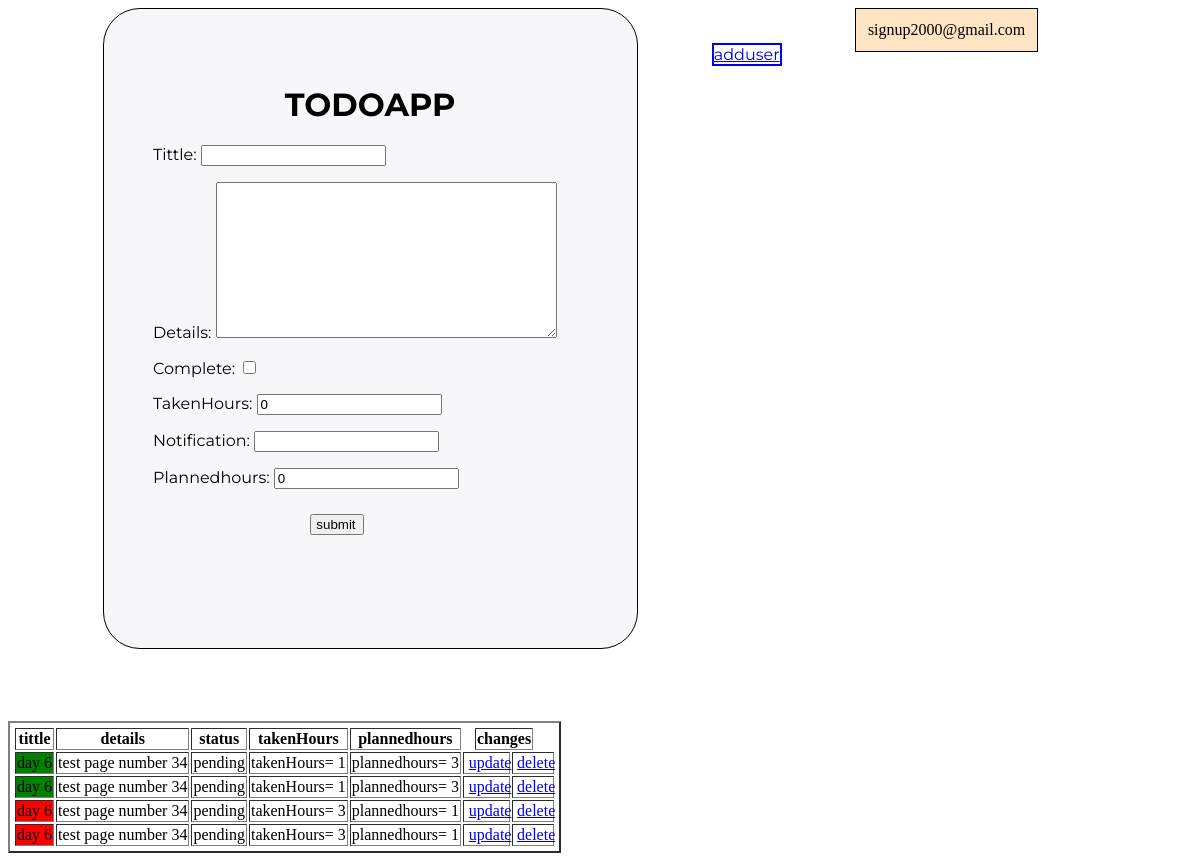
/todo/index (signed in), run on an earlier commit of the app's database.
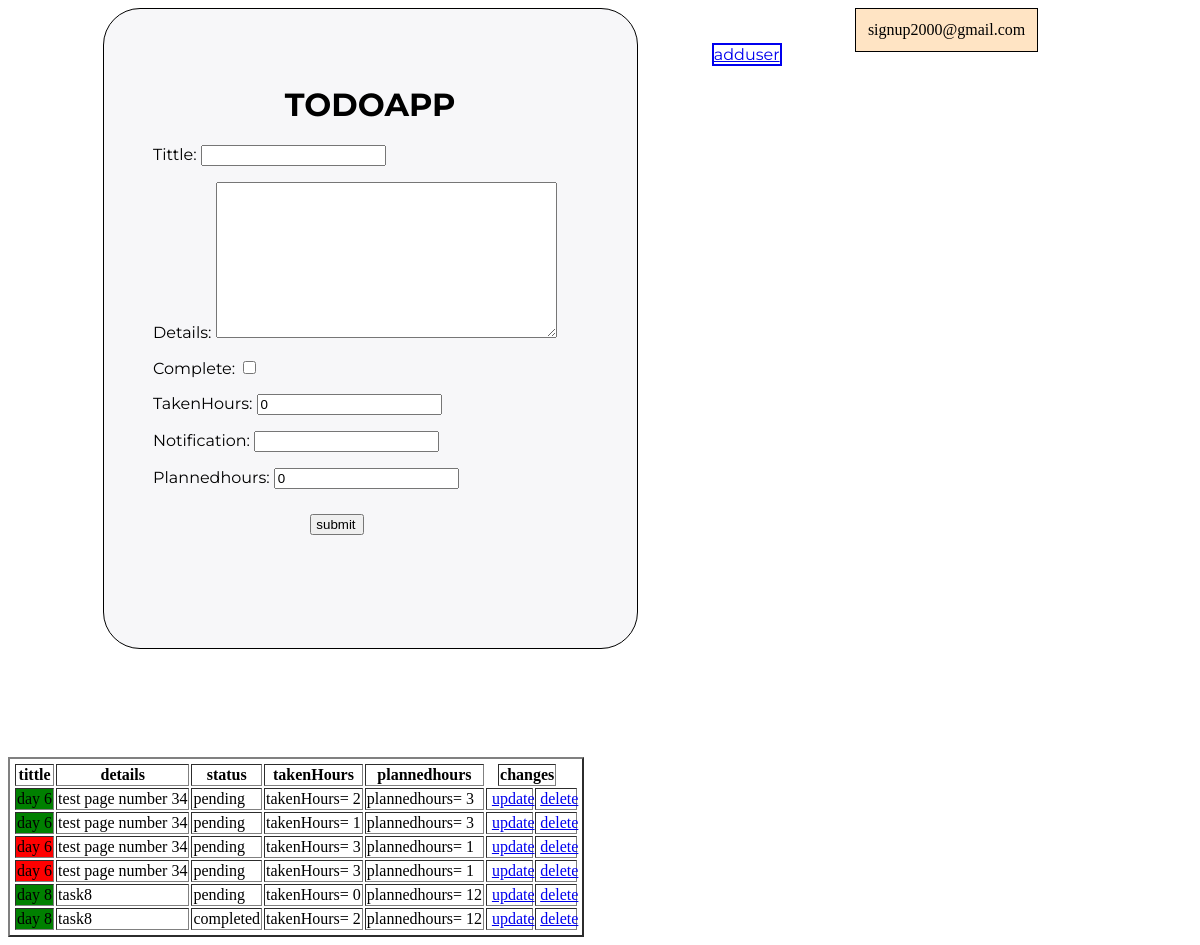
And on a later commit of the database.
### todoapp/models.py (models this page shows, shortened)
class Todo (models.Model):
   user = models.ForeignKey(user,on_delete=models.CASCADE,null=True)
   tittle=models.CharField(max_length=35)
   details = models.TextField()
   complete = models.BooleanField(default=False)
   takenHours = models.IntegerField(default=0,blank=True)
   created = models.DateTimeField(auto_now_add=True)
   notification = models.CharField(max_length=34,blank=True)
   plannedhours = models.IntegerField(default=0,blank=True)

### todoapp/views.py (the view)
def index(request):
    form1= Todoform()
    user=request.user
    data = Todo.objects.filter(user=request.user)
    if request.method =="POST":
         print(request.user,'hi')
         form1 = Todoform(request.POST)
         if form1.is_valid():
             form1.save(request.user)
    return render(request,'todoapp/list.html',{'form':form1,'data':data,'user':user} )

### todoapp/form.py (shortened to what this page needs)
class Todoform(forms.ModelForm):
    class Meta:
        model = Todo
        fields="__all__"
        exclude=['user']

### accounts/models.py (called while the page is built)
    def __str__(self):
        return self.email

### todoapp/templates/todoapp/list.html (shortened to what this page needs)
  <div class="user"
  {% if user %}
  <td>{{user}}<td>
 {% else %}
 no user
 {% endif %}
  </div>
 <div class="box">
  <a href="{%url 'signup' %}" id='adduser'> adduser</a>
  <h1>TODOAPP</h1>
<form method='POST'>
      {{form.as_p}}
      <input type="submit" id='submit'value="submit">
</form>
</div>
<table class="table" border="2">
  <thead>
    <th>tittle</th>
    <th>details</th>
    <th>status</th>
    <th>takenHours</th>
    <th>plannedhours</th>
    <th>changes</th>
</thead>
 {% for y in data %}
 <tr>
  {% if y.takenHours > y.plannedhours%}
  <td style = "background-color: red"> {{y.tittle}}</td>
 {% elif y.takenHours < y.plannedhours%}
 <td style = "background-color: green"> {{y.tittle}}</td>
 {% else %}
 <td > {{y.tittle}}</td>
 {% endif %}
 <td>  {{y.details}}</td>
 {%if  y.complete %}
 <td>completed</td>
 {% else %}
 <td>pending</td>
 {% endif %}
 <td>takenHours=  {{y.takenHours}}</td>
 <td>plannedhours= {{y.plannedhours}}</td>
   <br>
    <td><a href="{%url 'update' y.id %}">update</a></td>
     <td><a href="{%url 'delete_task' y.id %}">delete</a></td>
 </tr>
 {% endfor %}
</table>

What changed in the data, as far as the page shows it:
changed Todo (number 1 of 6 on the later page): takenHours "1" → "2"
added Todo: tittle "day 8", details "task8", complete "pending", takenHours "0", plannedhours "12"
added Todo: tittle "day 8", details "task8", complete "completed", takenHours "2", plannedhours "12"
